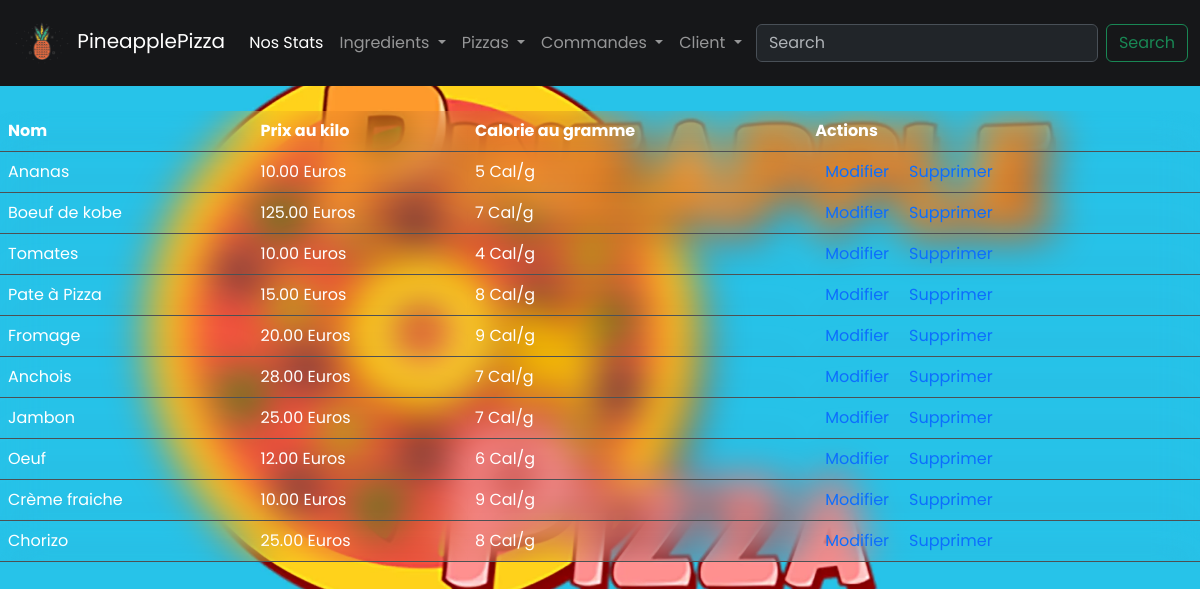
Screenshot of /ingredientsliste.php with the database file from the repository.
### tables this page shows
CREATE TABLE `ingredients` (
  `id` int(11) NOT NULL,
  `nom` varchar(50) DEFAULT NULL,
  `prix` decimal(10,2) DEFAULT NULL,
  `calorie` int(11) DEFAULT NULL
);

### www/classes/DB.php (called while the page is built)
<?php
class DB
{
    private static $host = 'db';
    private static $dbName = 'pizzeriadb';
    private static $user = 'pizzeriadb';
    private static $password = 'pizzeriadb';
    private static $connection = null;
    public static function getConnection() {
        if (self::$connection === null) {
            try {
                self::$connection = new PDO('mysql:host=' . self::$host . ';dbname=' . self::$dbName, self::$user, self::$password);
            } catch (PDOException $e) {
                die("Erreur de connexion à la base de données : " . $e->getMessage());
            }
        }
        return self::$connection;
    }
}

### www/classes/Ingredient.php (called while the page is built, shortened)
<?php
class Ingredient{
    private $id;
    private $nom;
    private $prix;
    private $caloriesAuGramme;
    public static function findAll() {
        $stmt = DB::getConnection()->query("SELECT * FROM ingredients");
        $lesIngredients = [];
        while ($row = $stmt->fetch(PDO::FETCH_ASSOC)) {
            $ingredients = new Ingredient($row['nom'], $row['prix'],$row['calorie']);
            $ingredients->id = $row['id'];
            $lesIngredients[] = $ingredients;
        }
        return $lesIngredients;
    }
    public function getId(){
        return $this->id;
    }
    public function getNom(){
        return $this->nom;
    }
    public function setNom($value){
        $this->nom = $value;
    }
    public function getPrix(){
        return $this->prix;
    }
    public function setPrix($value){
        $this->prix = $value;
    }
    public function getCaloriesAuGramme(){
        return $this->caloriesAuGramme;
    }
    public function setCaloriesAuGramme($value){
        $this->caloriesAuGramme = $value;
    }
}

### www/ingredientsliste.php (the view)
<?php include("includes/top.php");?>
<div id="divtable">
    <?php $mesIngredients = Ingredient::findAll(); ?>
    <table id="idtable" class="table table-dark bg-transparent">
      <thead>
        <tr>
          <th class="bg-transparent scope="col">Nom</th>
          <th class="bg-transparent scope="col">Prix au kilo</th>
          <th class="bg-transparent scope="col">Calorie au gramme</th>
          <th class="bg-transparent">Actions</th>
        </tr>
      </thead>
      <tbody>
        <?php foreach($mesIngredients as $ingredient){
          ?>
          <tr>
          <td class="bg-transparent"><?php echo($ingredient->getNom());?></td>
          <td class="bg-transparent"><?php echo($ingredient->getPrix());?> Euros</td>
          <td class="bg-transparent"><?php echo($ingredient->getCaloriesAuGramme());?> Cal/g</td>
          <td class="bg-transparent"><a class="links" href="ingredientsmodifier.php?id=<?php echo($ingredient->getId());?>">Modifier</a><a class="links" href="fonctions/fingredientssupprimer.php?id=<?php echo($ingredient->getId());?>">Supprimer</a></td>
        </tr>
      <?php } ?>
      </tbody>
    </table>
</div>
<?php include("includes/bottom.php");?>

### www/style.css (style rules this page uses)
* { margin: 0; padding: 0; box-sizing: border-box; font-family: 'Poppins', sans-serif; }
body { background-color: lightgrey; background-image: url(pineapple.webp); background-size: cover; background-repeat: no-repeat; }
#divtable { color: black; margin-top: 25px; backdrop-filter: blur(20px); }
.links { text-decoration: none; margin: 10px; }
.bg-transparent { backdrop-filter: blur(20px); }

### rows the page displays
ingredients: nom "Ananas", prix "10.00", calorie "5"
ingredients: nom "Boeuf de kobe", prix "125.00", calorie "7"
ingredients: nom "Tomates", prix "10.00", calorie "4"
ingredients: nom "Pate à Pizza", prix "15.00", calorie "8"
ingredients: nom "Fromage", prix "20.00", calorie "9"
ingredients: nom "Anchois", prix "28.00", calorie "7"
ingredients: nom "Jambon", prix "25.00", calorie "7"
ingredients: nom "Oeuf", prix "12.00", calorie "6"
ingredients: nom "Crème fraiche", prix "10.00", calorie "9"
ingredients: nom "Chorizo", prix "25.00", calorie "8"
